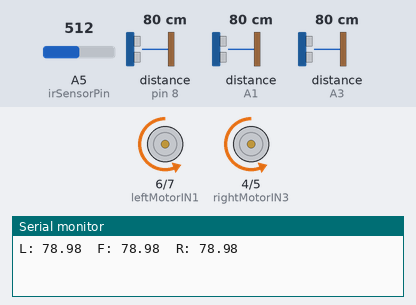
A program run on a simulated Arduino Uno, built with avr-gcc and run on an emulated ATmega328P. Shown: motor-driver pin pairs drawn as motors (green arrow = first pin HIGH = forward, orange = second pin HIGH = backward, longer = more drive, scaled by the enable pin), the last lines printed to the serial monitor. Wiring (inferred from the names in the program): 3 × ultrasonic range finder: trigger pin 3, echo pin 8 / trigger A0, echo A1 / trigger A2, echo A3. The test bench sets the inputs (shaded band); at power-on: distance to the obstacle (sensors on A1, A3, pin 8) 80 cm, A5 (irSensorPin) = 512. The echo pulse lasts 58.3 µs per cm.

Above: at 1.2 s.
1.3 s: distance to the obstacle (sensor on A1) set to 17 cm
6.2 s: distance to the obstacle (sensor on A1) set to 13 cm
At 7.0 s:
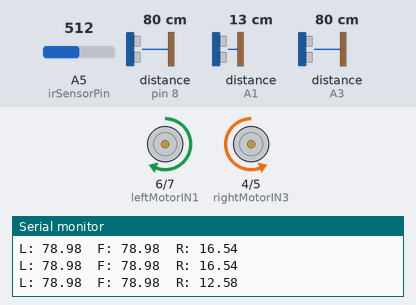
8.0 s: distance to the obstacle (sensor on A1) set to 18 cm
At 10.2 s:
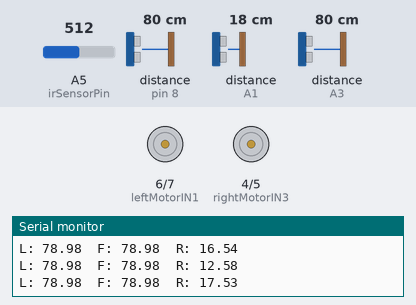
11.5 s: distance to the obstacle (sensor on A3) set to 17 cm
15.0 s: distance to the obstacle (sensor on A3) set to 14 cm
17.4 s: distance to the obstacle (sensor on A3) set to 18 cm
At 17.73 s:
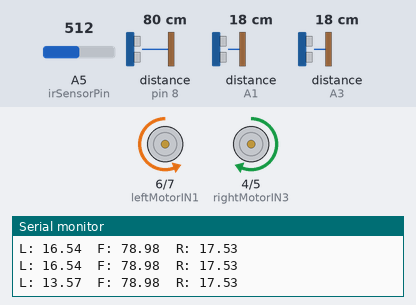
Timing chart, 0 to 22.2 s (numbered marks = the images above; inputs shaded):
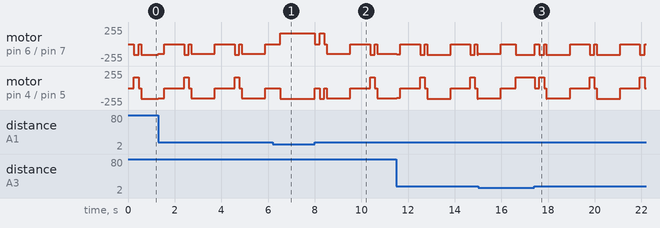

The program:

main.cpp
```cpp
// Pins for ultrasonic sensors
#define trigPinFront 3     // Front ultrasonic sensor Trig pin
#define echoPinFront 8     // Front ultrasonic sensor Echo pin
#define trigPinLeft A2   // Left ultrasonic sensor Trig pin
#define echoPinLeft A3   // Left ultrasonic sensor Echo pin
#define trigPinRight A0  // Right ultrasonic sensor Trig pin
#define echoPinRight A1  // Right ultrasonic sensor Echo pin

// Pin definitions for motors
#define leftMotorPWM 9     // PWM pin for speed control (left motor)
#define rightMotorPWM 10   // PWM pin for speed control (right motor)
#define leftMotorIN1 6     // IN1 pin for left motor (direction control)
#define leftMotorIN2 7     // IN2 pin for left motor (direction control)
#define rightMotorIN3 4    // IN3 pin for right motor (direction control)
#define rightMotorIN4 5    // IN4 pin for right motor (direction control)

// Pin for IR sensor
#define irSensorPin A5     // IR sensor pin for white surface detection

// Threshold distance to consider a wall
#define WALL_DISTANCE 15

// PID control constants
#define Kp 0.6
#define Ki 0.0
#define Kd 0.09

float integral = 0;
float previous_error = 0;
const int irthreshold = 500; // Threshold value for white surface detection


void setup() {
  pinMode(trigPinFront, OUTPUT);
  pinMode(echoPinFront, INPUT);
  pinMode(trigPinLeft, OUTPUT);
  pinMode(echoPinLeft, INPUT);
  pinMode(trigPinRight, OUTPUT);
  pinMode(echoPinRight, INPUT);

  pinMode(leftMotorPWM, OUTPUT);
  pinMode(rightMotorPWM, OUTPUT);
  pinMode(leftMotorIN1, OUTPUT);
  pinMode(leftMotorIN2, OUTPUT);
  pinMode(rightMotorIN3, OUTPUT);
  pinMode(rightMotorIN4, OUTPUT);

  pinMode(irSensorPin, INPUT);

  Serial.begin(9600);
}
// Function to calculate distance using the ultrasonic sensor
float getDistance(int trigPin, int echoPin) {
  float duration, distance;

  // Clear the trigPin by setting it LOW for 2 microseconds
  digitalWrite(trigPin, LOW);
  delayMicroseconds(2);

  // Send a 10 microsecond HIGH pulse on the trigPin
  digitalWrite(trigPin, HIGH);
  delayMicroseconds(10);
  digitalWrite(trigPin, LOW);

  // Read the echoPin, returns the pulse duration in microseconds
  duration = pulseIn(echoPin, HIGH, 10000);

  // Calculate the distance (duration * speed of sound (0.034 cm/us) / 2)
  distance = duration * 0.034 / 2;
  // Serial.println(duration);Serial.println("-------DURATIONnnnnn---------");
  if (duration == 0)
    distance = 100;

  return distance;  // Return distance in cm
}
//----------------------------------SMOOTH DISTANCE-------------------------------------------
float getSmoothedDistance(int trigPin, int echoPin) {
    int numSamples = 5;
    float totalDistance = 0;

    for (int i = 0; i < numSamples; i++) {
        totalDistance += getDistance(trigPin, echoPin);
        delay(10); // Small delay between readings
    }
    // Serial.print(totalDistance / numSamples);Serial.print("------------SMOOTH DISTANCE--------------");
    return totalDistance / numSamples;
}
void moveForward(int speedleft, int speedright) {
  // Set both motors to move forward
  analogWrite(leftMotorPWM, speedleft);
  analogWrite(rightMotorPWM, speedright);
  digitalWrite(leftMotorIN1, LOW);  // Logic for forward motion
  digitalWrite(leftMotorIN2, HIGH);
  digitalWrite(rightMotorIN3, LOW);
  digitalWrite(rightMotorIN4, HIGH);
}
//------------------------------WALL FOLLOW-----------------------------------------
void wall_follow(long left_distance, long right_distance) {
  right_distance = right_distance + 0.5;
  if (left_distance > 20) left_distance = 20;
  if (right_distance > 20) right_distance = 20;
  float error = left_distance - right_distance;
  if (left_distance > 15 && right_distance < 15) error = 2 * (5 - right_distance);
  if (left_distance < 15 && right_distance > 15) error = 2 * (left_distance - 5);

  static float pre_error = error;
  float d = error - pre_error;
  pre_error = error;
  int base_speed = 150;
  float pd = error * 0.4 + d * 0.05;
  moveForward(base_speed - pd , base_speed + pd );
  // Serial.println(pd);
}
void stopMotors() {
  // Set both motors to stop
  analogWrite(leftMotorPWM, 0);
  analogWrite(rightMotorPWM, 0);
}
//---------------------------------STABILIZER---------------------
void stabilizeWithPID() {
  // Stabilize the robot using PID logic before starting the next step
  while (true) {
    long leftDistance = getDistance(trigPinLeft, echoPinLeft);
    long rightDistance = getDistance(trigPinRight, echoPinRight);
    long frontDistance = getDistance(trigPinFront, echoPinFront);

    // Ensure front distance is safe
    if (frontDistance < 10) {
      stopMotors();
      // Serial.println("Obstacle detected during stabilization!");
      return;
    }

    wall_follow(leftDistance, rightDistance);

    // Break condition: When the PID error is small enough, consider the robot stabilized
    if (abs(leftDistance - rightDistance) < 1) { // Adjust threshold as needed
      stopMotors();
      delay(500); // Optional stabilization delay
      break;
    }

    delay(10); // Prevent excessive loop speed
  }
}
//-------------------------------------MOVE 1 TILE-----------------------------------------
// Motor control functions
void moveOneTile() {
  unsigned long stepDuration = 1000;  // Duration for one tile movement in milliseconds
  unsigned long startTime = millis();

  // Ensure distances are stabilized before starting
  // stabilizeWithPID();

  // Move forward for one step while applying PID corrections
  while (millis() - startTime < stepDuration) {
    // Read distances from ultrasonic sensors
    long leftDistance = getDistance(trigPinLeft, echoPinLeft);
    long rightDistance = getDistance(trigPinRight, echoPinRight);

    // Apply PID corrections while moving forward
    wall_follow(leftDistance, rightDistance);

    // Optional: Check for obstacles during movement
    long frontDistance = getDistance(trigPinFront, echoPinFront);
    // Serial.print("frontDistance: ");
    // Serial.println(frontDistance);
    if (frontDistance < 10) { // Stop if an obstacle is detected
      stopMotors();
      return; // Exit function if obstacle is detected
    }

    delay(10); // Delay to prevent excessive loop speed
  }

  // Stop the motors after moving one step
  stopMotors();
  delay(500); // Short delay for stability

  // Ensure distances are stabilized again before the next step
  // stabilizeWithPID();
}
//-------------------------------RIGHT LEFT ACCURATE TURN----------------------------------------
void turnRightUntilAccurateWithBalance() {
  while (true) {
    // Serial.println("WORKING");
    float leftDistance = getDistance(trigPinLeft, echoPinLeft);

    // Check if the front distance is close to 18 cm (allowing a small tolerance)
    if (leftDistance > 15) {
      stopMotors();
      delay(200);

      // Add an additional delay for balance after reaching 18 cm
      analogWrite(leftMotorPWM, 160);   // Continue turning right
      analogWrite(rightMotorPWM, 160);

      digitalWrite(leftMotorIN1, LOW);
      digitalWrite(leftMotorIN2, HIGH);

      digitalWrite(rightMotorIN3, HIGH);
      digitalWrite(rightMotorIN4, LOW);

      delay(200);  // Balance delay (adjust this value as needed)
      stopMotors();
      // Serial.println("STOPPED");
      break;
    }

    // Continue turning right
    analogWrite(leftMotorPWM, 160);   // Left motor moves forward
    analogWrite(rightMotorPWM, 160);  // Right motor moves backward

    digitalWrite(leftMotorIN1, LOW);
    digitalWrite(leftMotorIN2, HIGH);

    digitalWrite(rightMotorIN3, HIGH);
    digitalWrite(rightMotorIN4, LOW);

    delay(50); // Add a short delay for stability and to allow accurate distance readings
  }
}

void turnLeftUntilAccurateWithBalance() {
  while (true) {
    float rightDistance = getDistance(trigPinRight, echoPinRight);
    // Serial.println(rightDistance);

    // Check if the front distance is close to 18 cm (allowing a small tolerance)
    if (rightDistance > 16) {
      stopMotors();
      delay(200);

      // Add an additional delay for balance after reaching 18 cm
      analogWrite(leftMotorPWM, 160);   // Continue turning left
      analogWrite(rightMotorPWM, 160);

      digitalWrite(leftMotorIN1, HIGH);
      digitalWrite(leftMotorIN2, LOW);

      digitalWrite(rightMotorIN3, LOW);
      digitalWrite(rightMotorIN4, HIGH);

      delay(200);  // Balance delay (adjust this value as needed)
      stopMotors();
      // Serial.println("stopped");
      break;
    }

    // Continue turning left
    analogWrite(leftMotorPWM, 160);   // Left motor moves backward
    analogWrite(rightMotorPWM, 160);  // Right motor moves forward

    digitalWrite(leftMotorIN1, HIGH);
    digitalWrite(leftMotorIN2, LOW);

    digitalWrite(rightMotorIN3, LOW);
    digitalWrite(rightMotorIN4, HIGH);

    delay(50); // Add a short delay for stability and to allow accurate distance readings
  }
}
void turn180AccurateWithBalance() {
  while (true) {
    float frontDistance = getDistance(trigPinFront, echoPinFront);
    // Serial.println(frontDistance);

    // Check if the front distance is close to 18 cm (allowing a small tolerance)
    if (frontDistance > 30) {
      stopMotors();
      delay(200);

      // Add an additional delay for balance after reaching 18 cm
      analogWrite(leftMotorPWM, 160);   // Continue turning left
      analogWrite(rightMotorPWM, 160);

      digitalWrite(leftMotorIN1, HIGH);
      digitalWrite(leftMotorIN2, LOW);

      digitalWrite(rightMotorIN3, LOW);
      digitalWrite(rightMotorIN4, HIGH);

      delay(120);  // Balance delay (adjust this value as needed)
      stopMotors();
      // Serial.println("stopped");
      break;
    }

    // Continue turning left
    analogWrite(leftMotorPWM, 160);   // Left motor moves backward
    analogWrite(rightMotorPWM, 160);  // Right motor moves forward

    digitalWrite(leftMotorIN1, HIGH);
    digitalWrite(leftMotorIN2, LOW);

    digitalWrite(rightMotorIN3, LOW);
    digitalWrite(rightMotorIN4, HIGH);

    delay(50); // Add a short delay for stability and to allow accurate distance readings
  }
}


//-------------------------------------MAIN--------------------------------------
void loop() {

  int irValue = analogRead(irSensorPin); // Read the IR sensor value
  // Serial.print("IrvALUE:--");Serial.print(irValue);
  if (irValue < irthreshold) {
    Serial.println("White paper detected! Stopping motors.");
    stopMotors(); // Stop the micromouse when white paper is detected
    while (true); // Halt the program indefinitely
  }

  delay(10);  // Minimize false detection due to echo
  float frontDistance = getDistance(trigPinFront, echoPinFront);
  delay(10);
  float leftDistance = getDistance(trigPinLeft, echoPinLeft);
  delay(10);
  float rightDistance = getDistance(trigPinRight, echoPinRight);

  // Print the distances to the Serial Monitor for debugging
  Serial.print("L: ");
  Serial.print(leftDistance);
  Serial.print("\tF: ");
  Serial.print(frontDistance);
  Serial.print("\tR: ");
  Serial.println(rightDistance);

    if (rightDistance > 15) {
        turnRightUntilAccurateWithBalance();
        delay(100);
        moveOneTile();
      } else if (leftDistance > 15) {
        turnLeftUntilAccurateWithBalance();
        delay(100);
        moveOneTile();
      } else if (frontDistance > 10) {
      // wall_follow(leftDistance, rightDistance);
      moveOneTile();  // Adjust alignment
    } else {
        // No gaps, perform a 180-degree turn
        turn180AccurateWithBalance();
        delay(100);
        moveOneTile();
      }

  delay(100);  // Short delay between actions

}
```

Measured:
- the behaviour switches between 16 and 15 cm on distance to the obstacle (sensor on A1) (found by bisection; images 0 and 1)
- after the input at 17.4 s, motor on pin 6 (leftMotorIN1) / pin 7 (leftMotorIN2): backward 160/255 → stopped at once, then repeats every 2.2 s: backward 160/255 0.20 s, stopped 0.10 s, backward 160/255 1.0 s, stopped 0.84 s
- by itself, motor on pin 6 (leftMotorIN1) / pin 7 (leftMotorIN2): repeats every 2.2 s: stopped 0.85 s, backward 160/255 0.20 s, stopped 0.11 s, backward 148/255 1.0 s
- by itself, motor on pin 4 (rightMotorIN3) / pin 5 (rightMotorIN4): repeats every 2.2 s: stopped 0.85 s, forward 160/255 0.20 s, stopped 0.11 s, backward 151/255 1.0 s
